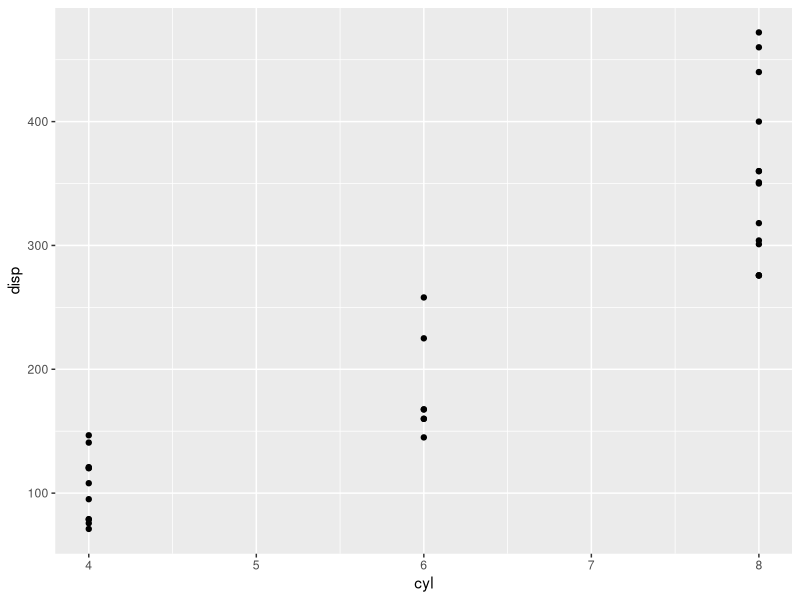

Generate this figure with R:
## ---- chunk 1
library(ggplot2)

ggplot(mtcars,aes(x = cyl, y = disp)) +
  geom_point()
